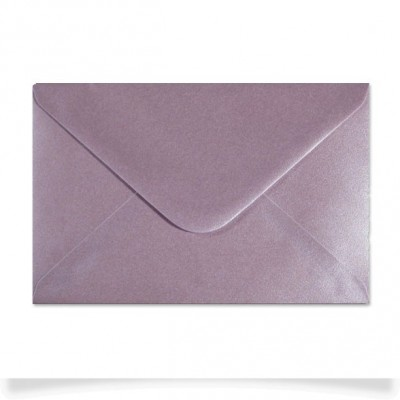
%> input picture cmail/photo/letter.jpg, 400 x 400 px
$ octave --eval "result = pi_test_forme('../photo/letter.jpg');"   (GNU Octave 9; MATLAB toolbox functions it lacks are replaced by stand-ins)
%> lines starting %> are read from the running program, lines starting %| are printed output that depends on the picture; in (x1, y1, x2, y2) boxes, pixels count from 0 and x2, y2 are one past the last pixel; in counts of white or black regions, pixels touching at a corner belong together; the program's own positions count from 1
### cmail/static/pi_test_forme1.m
%version 7

function [f]= pi_test_forme1(filename)
%image=filename;
%form='jpg';
img = imread(filename); % lire l'image désirée pour extraire les régions
bw = im2bw(img);
[labels, nbLabels] = bwlabel(img);   % étiquetage des régions à l'aide de la fonction bwlabel
% region=1 et vide=0

% Méthode 2
for i=1:1
    %disp('for');
    [r,l] = find(labels==i);
    object = bwselect(bw,l,r);%on selectionne notre forme pour ne traiter que celle-ci
    imtool(object)
    %if length(find(labels==i)) >30000%taille minimum
    %if length(find(labels==i)) >100%taille minimum
    %length(find(labels==i))
    object = bwselect(bw,l,r);%on selectionne notre forme pour ne traiter que celle-ci
    %imtool(object)
    coin=regionprops(object,'Extrema');% je calcule les coins de ma forme ( positions )

    %verifier contient 4 coins
    f=0;
    xTL=coin.Extrema(1,1)
    yTL=coin.Extrema(1,2)
    xTR=coin.Extrema(2,1)
    yTR=coin.Extrema(2,2)
    xRT=coin.Extrema(3,1)
    yRT=coin.Extrema(3,2)
    xRB=coin.Extrema(4,1)
    yRB=coin.Extrema(4,2)
    xBR=coin.Extrema(5,1)
    yBR=coin.Extrema(5,2)
    xBL=coin.Extrema(6,1)
    yBL=coin.Extrema(6,2)
    xLB=coin.Extrema(7,1)
    yLB=coin.Extrema(7,2)
    xLT=coin.Extrema(8,1)
    yLT=coin.Extrema(8,2)


    %haut gauche Tl et LT
    disp('if');


    %---------------------------
    xTLinf=xTL-15;
    xTLsup=xTL+15;
    yTLinf=yTL-15;
    yTLsup=yTL+15;
    yBRsup=yBR+15;
    yBRinf=yBR-15;
    xRBsup=xRB+15;
    xRBinf=xRB-15;
    xLBsup=xLB+15;
    xLBinf=xLB-15;


    if( xTLinf<xLT && xLT<xTLsup && yTLinf<yLT && yLT<yTLsup)
        disp('ADRIEN CODE');

        %if (coin.Extrema(1,1)==coin.Extrema(8,1)&& coin.Extrema(1,2)==coin.Extrema(8,2))


        temp=coin.Extrema(2,1);
        inf=temp-15;
        sup=temp+15;
        val=coin.Extrema(3,1);
        %---------------------------
        temp1=coin.Extrema(2,2);
        inf1=temp1-15;
        sup1=temp1+15;
        val1=coin.Extrema(3,2);


        %disp('if1');
        %haut droit
        %if (coin.Extrema(2,1)==coin.Extrema(3,1)&& coin.Extrema(2,2)==coin.Extrema(3,2))
        if( inf<val && val<sup && inf1<val1 && val1<sup1)


            temp=coin.Extrema(4,1);
            inf=temp-15;
            sup=temp+15;
            val=coin.Extrema(5,1);
            %---------------------------
            temp1=coin.Extrema(4,2);
            inf1=temp1-15;
            sup1=temp1+15;
            val1=coin.Extrema(5,2);

            %disp('if2');
            %bas droit
            %if (coin.Extrema(4,1)==coin.Extrema(5,1)&& coin.Extrema(4,2)==coin.Extrema(5,2))
            if( inf<val && val<sup && inf1<val1 && val1<sup1)
                temp=coin.Extrema(6,1);
                inf=temp-15;
                sup=temp+15;
                val=coin.Extrema(7,1);
                %---------------------------
                temp1=coin.Extrema(6,2);
                inf1=temp1-15;
                sup1=temp1+15;
                val1=coin.Extrema(7,2);


                %bas gauche
                %disp('if3');
                %if (coin.Extrema(6,1)==coin.Extrema(7,1)&& coin.Extrema(6,2)==coin.Extrema(7,2))
                if( inf<val && val<sup && inf1<val1 && val1<sup1)

                    %disp('if4');
                    % distance entre Tl et Tr
                    d1=coin.Extrema(2,1)-coin.Extrema(1,1)
                    infd1=d1-15;
                    supd1=d1+15;

                    % distance entre Tl et Tr
                    d2=coin.Extrema(5,2)-coin.Extrema(2,2)
                    infd2=d2-15;
                    supd2=d2+15;
                    % distance entre Tl et Tr
                    d3=coin.Extrema(5,1)-coin.Extrema(6,1)
                    infd3=d3-15;
                    supd3=d3+15;
                    % distance entre Tl et Tr
                    d4=coin.Extrema(6,2)-coin.Extrema(1,2)
                    %infd4=d4+5;
                    %supd4=d4+5;

                    if (infd1<d2 && d2<supd1 && infd3<d4 && d4<supd3 && infd3<d2 && d2<supd3)
                        %disp('if5');
                        %if ( d1==d2 && d3==d4 && d3==d2)

                        %disp('La forme est un colis sur l image');
                        f=2;

                    elseif ( infd1<d3 && d3<supd1 && infd2<d4 && d4<supd2 )
                        %disp('if6');
                        %elseif ( d1 == d3 && d2==d4)

                        %disp('La forme est une lettre ou un colis sur l image');
                        f=1;
                    else

                        f=0;
                    end
                else
                    %disp('La forme est particulière surment une pub');
                    f=0;
                end
            else
                %disp('La forme est particulière surment une pub');
                f=0;
            end
        else
            %disp('La forme est particulière surment une pub');
            f=0;
        end


    elseif(yTR<yTLsup && yTR>yTLinf)
        disp('ALEX CODE');
        if(xRT<xRBsup && xRT>xRBinf)
            if(yBL<yBRsup && yBL>yBRinf)
                if(xLT<xLBsup && xLT>xLBinf)
                    disp('ALEX disdtqnce')
                    d1=yTR+yTL+xTL+xTR-xRT-yRT-xRB-yRB;
                    d2=xRT+xRB+yRT+yRB-xBL-yBL-xBR-yBR;
                    d3=xBL+yBL+xBR+yBR-xLT-yLT-yLB-xLB;
                    d4=xLT+yLT+xLB+yLB-xTL-yTL-xTR-yTR;
                    d1=abs(d1);
                    d2=abs(d2);
                    d3=abs(d3);
                    d4=abs(d4);
                    d1sup=d1+200;
                    d1inf=d1-200;
                    d2sup=d2+200;
                    d2inf=d2-200;
                    d2sup2=d2+120;
                    d2inf2=d2-120;
                    if(d3<d1sup && d3>d1inf)
                        disp('ALEX d#')
                        if(d4<d2sup && d4>d2inf)
                            disp('ALEX d2')
                            f=1;
                            if(d1>d2inf2 && d1<d2sup2)
                                f=2;
                            end
                        end
                    end
                end
            end
        end
    else
        disp('else finql')
        %disp('La forme est particulière surment une pub');
        f=0;

    end


end
%else
% f=3;
%end
end

### cmail/static/SimpleColorDetection_TEST.m
%BY C-MAIL TEAM..

function[couleur]= SimpleColorDetection_TEST(filename)


% clc;	% Clear command window.
% clear;	% Delete all variables.
% close all;	% Close all figure windows except those created by imtool.
% %imtool close all;	% Close all figure windows created by imtool.

% workspace;	% Make sure the workspace panel is showing.
% disp('2eme');
% % Change the current folder to the folder of this m-file.
% % (The "cd" line of code below is from Brett Shoelson of The Mathworks.)
% % if(~isdeployed)
% % 	cd(fileparts(which(mfilename))); % From Brett
% % end
%
% %ver % Display user's toolboxes in their command window.
%
% % % Introduce the demo, and ask user if they want to continue or exit.
% % message = sprintf('This demo will illustrate if the image is a PUB or a letter.\nDo you wish to continue?');
% % reply = questdlg(message, 'Run Demo?', 'OK','Cancel', 'OK');
% % if strcmpi(reply, 'Cancel')
% % 	% User canceled so exit.
% % 	return;
% % end
% %
%
% try
%    disp('3eme');
%     close all;
%
%
     fontSize = 16;
% [51 lines of commented-out code are left out]

    [rgbImage, storedColorMap] = imread(filename);

    [rows, columns, numberOfColorBands] = size(rgbImage);


    if numberOfColorBands == 1
        if isempty(storedColorMap)
            % Just a simple gray level image, not indexed with a stored color map.
            % Create a 3D true color image where we copy the monochrome image into all 3 (R, G, & B) color planes.
            rgbImage = cat(3, rgbImage, rgbImage, rgbImage);

        else
            % It's an indexed image.
            rgbImage = ind2rgb(rgbImage, storedColorMap);
            % ind2rgb() will convert it to double and normalize it to the range 0-1.
            % Convert back to uint8 in the range 0-255, if needed.
            if eightBit
                rgbImage = uint8(255 * rgbImage);
            end
        end
    end

    % [12 lines of commented-out code are left out]
    hsvImage = rgb2hsv(rgbImage);
    sImage = hsvImage(:,:,2);
    % [6 lines of commented-out code are left out]
    [saturationCounts, saturationBinValues] = imhist(sImage);
    maxSaturationBinValue = find(saturationCounts > 0, 1, 'last');
    maxCountSaturation = max(saturationCounts);
    % [14 lines of commented-out code are left out]
    count=0;
    couleur=0; % 0 it's pub / 1 it's a letter-colis / 2 ind閠ermin閑

    for i=1:size(saturationCounts)
        if(saturationCounts(i)>1000)
            count=count+1;
        end
    end
   disp('count =');
   disp(count);


   if(count<50)
        disp('colis');
        couleur=0;
   elseif(count<75)
        disp('vide');
        couleur=3;
   elseif(count<83)
        disp('letter');
        couleur=2;
   else
        disp('pub');
   end


end

### cmail/static/pi_test_final.m
function [s]= pi_test_final(y,c)
temp=y;%FORME
temp1=c;%COULEUR


if (temp1==0)% trop couleur pub
    s=0; %pub
end

if (temp1==1) %valeur count faible =>lettres
    if(temp==1)% non rectangulaire
        s=1;%lettre

    end

    if(temp==2)%carré colis
        s=2;
    end

end
end

### cmail/static/pi_test_forme.m
%version 6

function [s]= pi_test_forme(filename)
%> called with filename = '../photo/letter.jpg'

img = imread(filename); % lire l'image désirée pour extraire les régions
%> img is the input picture: size 400x400x3 uint8; mean R, G, B 208.8, 198.6, 206.2
bw = im2bw(img); % conversion dans une image binaire - fonction im2bw
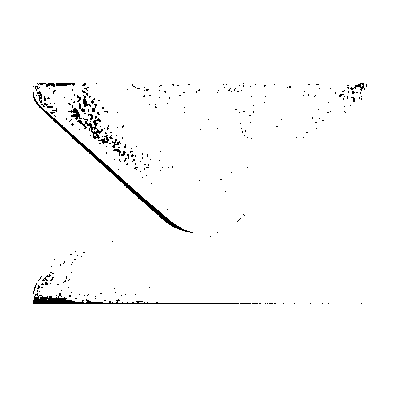
%> bw: size 400x400 logical; 98.5% white; black in thin lines or dots, all inside (x1, y1, x2, y2) = (33, 83, 367, 304)
%bw = ~bw;  % inversion des pixels (de l'image forme1) blanc => noir et vice-versa
[labels, nbLabels] = bwlabel(bw); % étiquetage des régions à l'aide de la fonction bwlabel
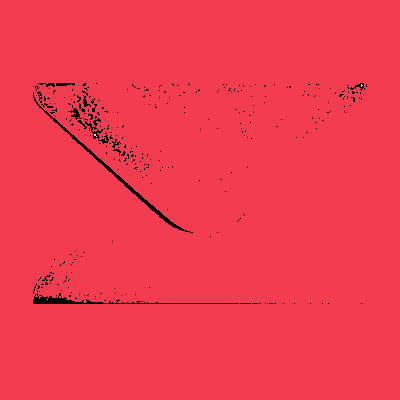
%> labels: size 400x400 double; 6 distinct labels, from 0 to 5; one colour per label, 0 black
%> nbLabels = 5
% region=1 et vide=0


% Méthode 2
for i=1:1
    [r,l] = find(labels==i);
%> r = 157596 values from 1 to 400; l = 157596 values from 1 to 400
    object = bwselect(bw,l,r);%on selectionne notre forme pour ne traiter que celle-ci
    img_temp='temp.jpg';
    imwrite(object,img_temp);
    x=pi_test_forme1('temp.jpg');
%> in pi_test_forme1, `[labels, nbLabels] = bwlabel(img);   % étiquetage des régions à l'aide..`:
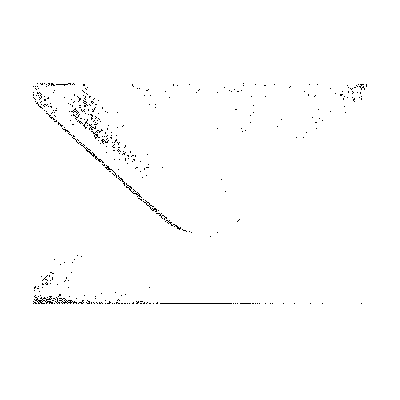
%> labels: size 400x400 double; values 0 (black) and 1 (white), 99.2% white; black in thin lines or dots, all inside (x1, y1, x2, y2) = (33, 83, 367, 304)
%> in pi_test_forme1, `[labels, nbLabels] = bwlabel(img);   % étiquetage des régions à l'aide..`: nbLabels = 1
%> the loop in pi_test_forme1, `for i=1:1` made 1 pass
%> (xTL, yTL, xTR, yTR, xRT, yRT, xRB, yRB) on pass 1: (0.5, 0.5, 400.5, 0.5, 400.5, 0.5, 400.5, 400.5)
%> x = 2
    c=SimpleColorDetection_TEST(filename);
%> in SimpleColorDetection_TEST, `[rgbImage, storedColorMap] = imread(filename);`: storedColorMap = []
%> in SimpleColorDetection_TEST, `hsvImage = rgb2hsv(rgbImage);`: hsvImage: size 400x400x3 double; mean H, S, V 0.418, 0.066, 0.819
%> in SimpleColorDetection_TEST, `sImage = hsvImage(:,:,2);`:
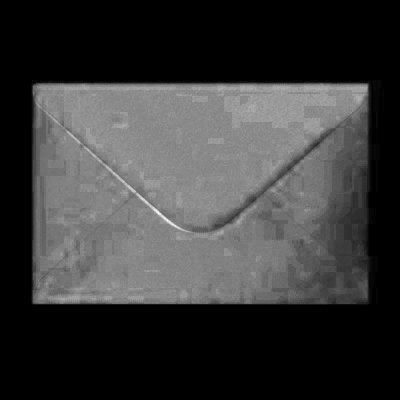
%> sImage: size 400x400 double; min 0, max 0.294, mean 0.066; drawn with min black and max white
%> in SimpleColorDetection_TEST, `[saturationCounts, saturationBinValues] = imhist(sImage);`: saturationCounts = 256 values, max 82764 at index 1, min 0 at index 74, mean 625; saturationBinValues = 256 values from 0 to 1
%> in SimpleColorDetection_TEST, `maxSaturationBinValue = find(saturationCounts > 0, 1, 'last');`: maxSaturationBinValue = 76
%> in SimpleColorDetection_TEST, `maxCountSaturation = max(saturationCounts);`: maxCountSaturation = 82764
%| 22
    s=pi_test_final(x,c);
%> in pi_test_final, `temp=y;`: temp = 2
%> s = 0
	if (s==0)
		disp('pub');
	elseif (s==1)
		disp('lettre');
    elseif (s==2)
		disp('colis');
    else
        disp('undefined');
	end
end
